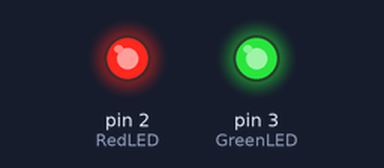
Recording of a sketch running on a simulated Arduino Uno, built with avr-gcc and run on an emulated ATmega328P. Parts: output pins drawn as LEDs (lit = HIGH).

Above: at 0.1 s.
Timing chart, 0 to 1.6 s (numbered marks = the images above):
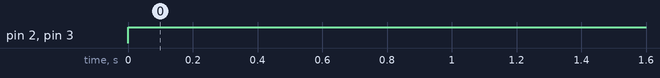

Measured:
- by itself, pin 2 (RedLED), pin 3 (GreenLED): LOW → HIGH at 0.00 s

The sketch:

exemplo_dip_switch.ino
```cpp
const int RedLED = 2; //PINO DIGITAL UTILIZADO PELO LED VERMELHO
const int GreenLED = 3; //PINO DIGITAL UTILIZADO PELO LED VERDE

void setup() {
pinMode(RedLED, OUTPUT); //DEFINE A PORTA COMO SAÍDA
pinMode(GreenLED, OUTPUT); //DEFINE A PORTA COMO SAÍDA
}
void loop(){
  digitalWrite(RedLED, HIGH); //PORTA LIGADA - A VIA 1 DO DIP SWITCH DEVE ESTAR NA POSIÇÃO ON PARA QUE O LED VERMELHO ACENDA
  digitalWrite(GreenLED, HIGH); //PORTA LIGADA -  - A VIA 2 DO DIP SWITCH DEVE ESTAR NA POSIÇÃO ON PARA QUE O LED VERDE ACENDA
}
```
